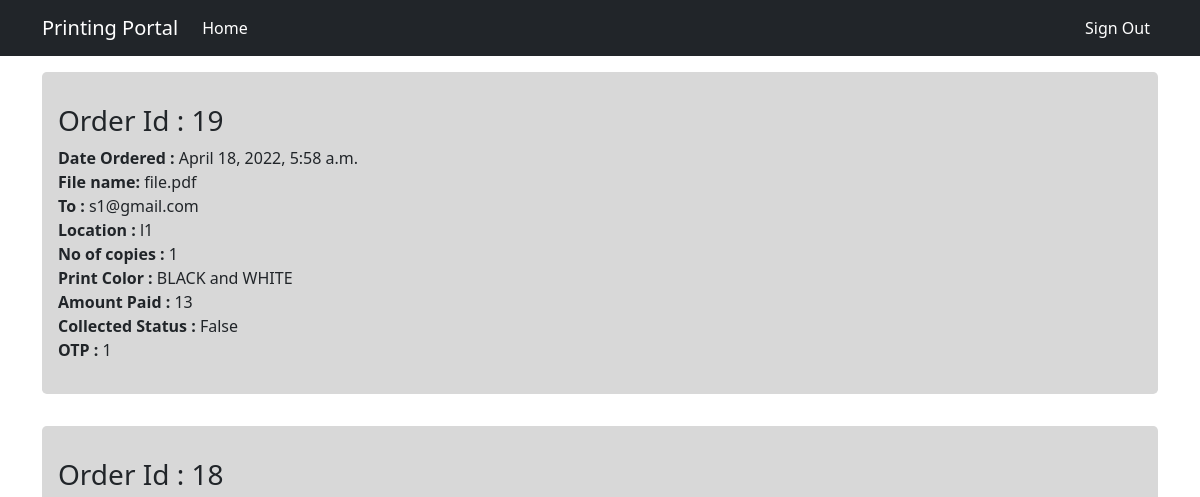
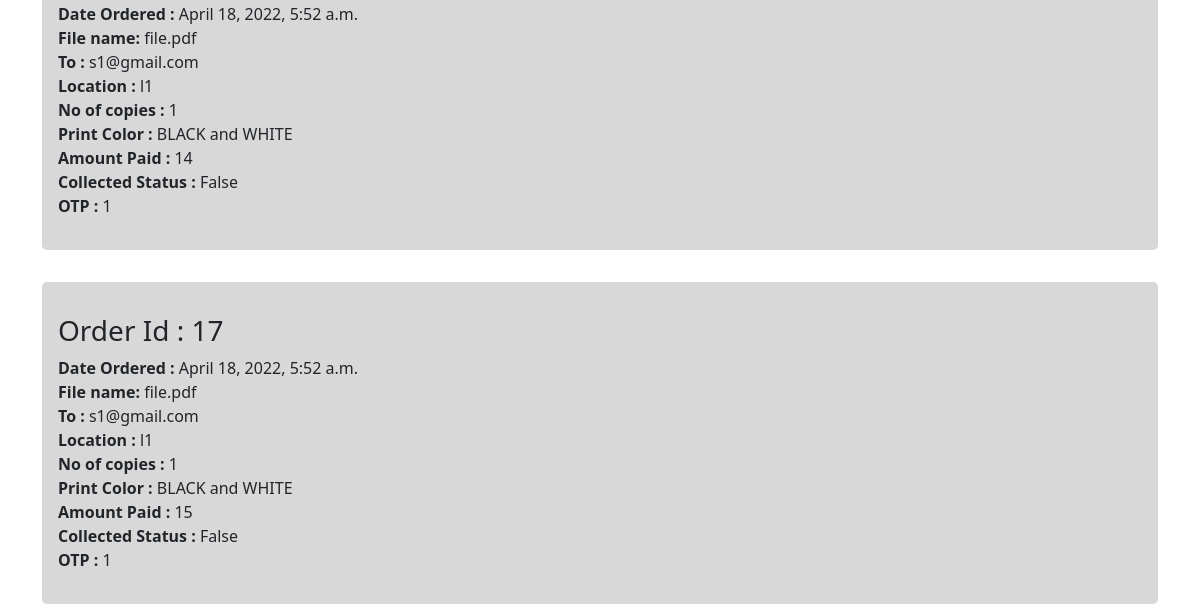
The page /order_history/ (signed in, upper part) on the database as committed earlier (2 pictures, top to bottom).
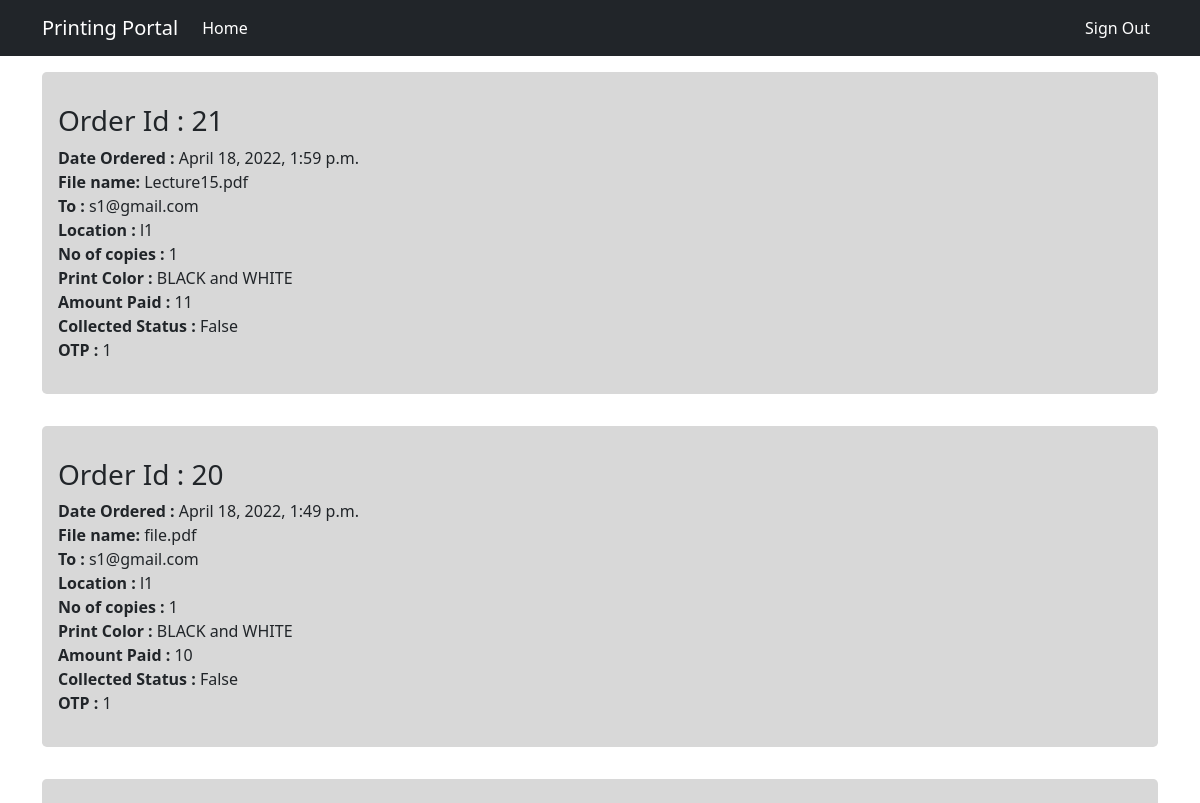
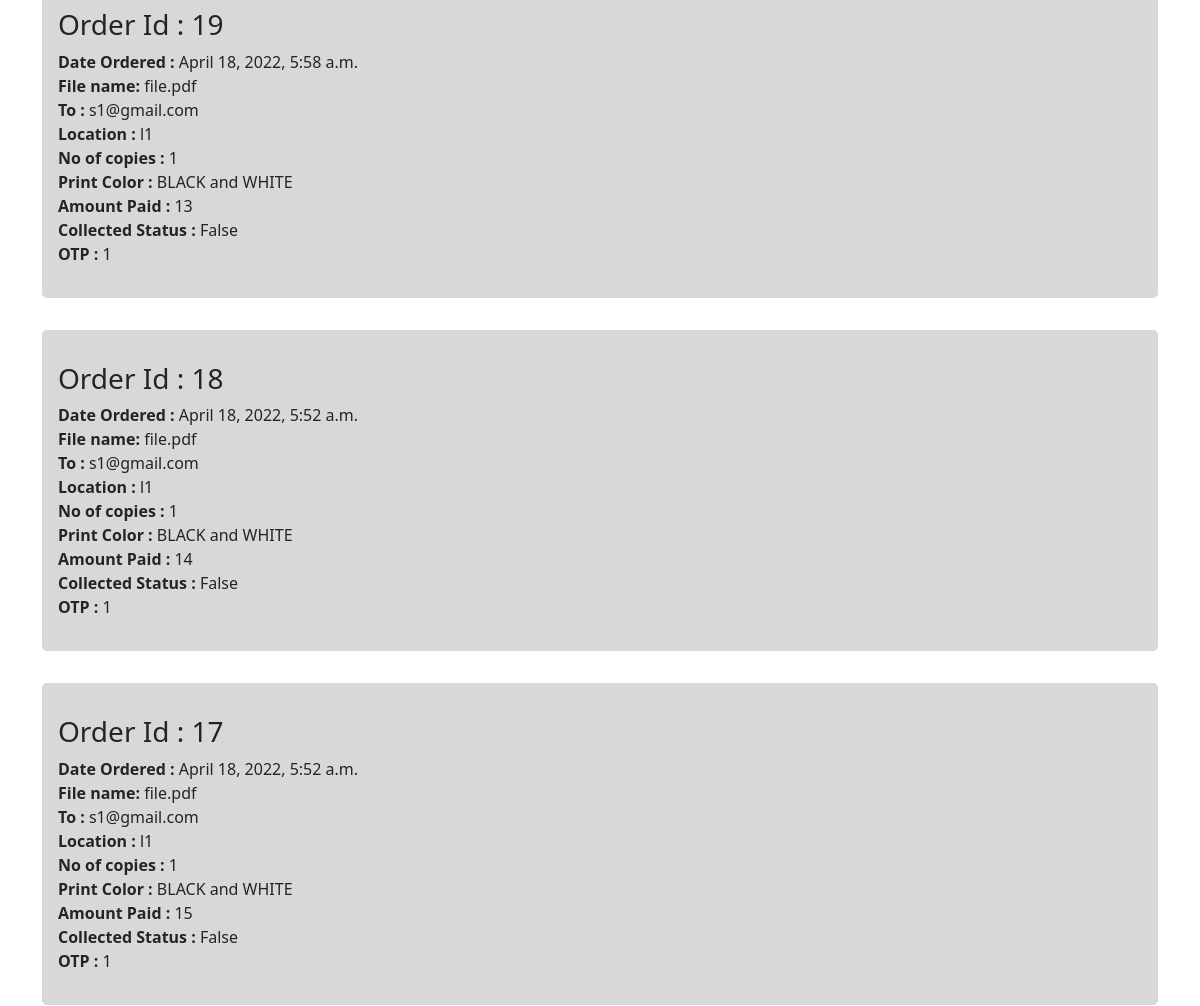
The same page on the database as committed later (2 pictures, top to bottom).
### users/models.py (models this page shows)
class Order(models.Model):
    user = models.ForeignKey(User,on_delete=models.CASCADE)
    shopkeeper_email = models.EmailField(max_length=100)
    shopkeeper_location = models.CharField(max_length=100)
    file = models.FileField(blank=False,upload_to='media/')
    file_name = models.CharField(max_length=100,default="file.pdf")
    no_of_copies = models.IntegerField(default=1)
    black_and_white = models.BooleanField(default=True)
    cost = models.IntegerField()
    date_ordered = models.DateTimeField(default=timezone.now)
    printing_status = models.BooleanField(default=False)
    otp = models.IntegerField(default=0)
    completed_status = models.BooleanField(default=False)

### users/views.py (the view)
# urls.py: path('order_history/',views.Order_History,name='order_history'),
@login_required
def Order_History(request):
    user_id = request.user.id
    user = User.objects.get(id=user_id)
    orders = Order.objects.filter(user=user).order_by('-date_ordered')
    return render(request,'users/order_history.html',{'orders':orders})

### users/templates/users/order_history.html (shortened to what this page needs)
{% extends 'users/base.html' %}
{% block content %}
{% for order in orders %}
<div class="jumbotron" >
    <h3>Order Id : {{ order.id }}</h3>
    <strong>Date Ordered : </strong>{{ order.date_ordered }}<br>
    <strong>File name: </strong>{{ order.file_name }}<br>
    <strong>To : </strong>{{ order.shopkeeper_email }}<br>
    <strong>Location : </strong>{{ order.shopkeeper_location }}<br>
    <strong>No of copies : </strong>{{ order.no_of_copies }}<br>
    <strong>Print Color : </strong>
    {% if order.black_and_white %}
        BLACK and WHITE
    {% else %}
        COLOR
    {% endif %}
    <br>
    <strong>Amount Paid : </strong>{{ order.cost }}<br>
    <strong>Collected Status : </strong>{{ order.completed_status }}<br>
    <strong>OTP : </strong>{{ order.otp }}<br>
</div>
{% endfor %}
{% endblock %}

Rows that differ between the two databases and show on the page:
added Order: id "21", date_ordered "April 18, 2022, 1:59 p.m.", file_name "Lecture15.pdf", shopkeeper_email "s1@gmail.com", shopkeeper_location "l1", no_of_copies "1", black_and_white "BLACK and WHITE", cost "11", completed_status "False", otp "1"
added Order: id "20", date_ordered "April 18, 2022, 1:49 p.m.", file_name "file.pdf", shopkeeper_email "s1@gmail.com", shopkeeper_location "l1", no_of_copies "1", black_and_white "BLACK and WHITE", cost "10", completed_status "False", otp "1"
